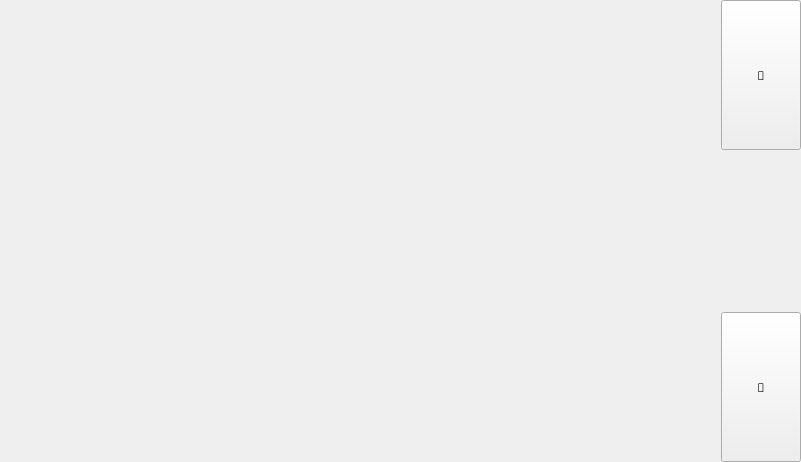
<?xml version="1.0" encoding="UTF-8"?>
<ui version="4.0">
 <class>Form</class>
 <widget class="QWidget" name="Form">
  <property name="geometry">
   <rect>
    <x>0</x>
    <y>0</y>
    <width>801</width>
    <height>462</height>
   </rect>
  </property>
  <property name="windowTitle">
   <string>Form</string>
  </property>
  <layout class="QGridLayout" name="gridLayout" columnstretch="1,0,0">
   <property name="leftMargin">
    <number>0</number>
   </property>
   <property name="topMargin">
    <number>0</number>
   </property>
   <property name="rightMargin">
    <number>0</number>
   </property>
   <property name="bottomMargin">
    <number>0</number>
   </property>
   <item row="0" column="0" rowspan="3">
    <widget class="ListMenuView" name="menu_view"/>
   </item>
   <item row="0" column="2">
    <widget class="QPushButton" name="accept_button">
     <property name="sizePolicy">
      <sizepolicy hsizetype="Minimum" vsizetype="Minimum">
       <horstretch>0</horstretch>
       <verstretch>0</verstretch>
      </sizepolicy>
     </property>
     <property name="font">
      <font>
       <family>FontAwesome</family>
      </font>
     </property>
     <property name="text">
      <string></string>
     </property>
    </widget>
   </item>
   <item row="2" column="2">
    <widget class="QPushButton" name="cancel_button">
     <property name="sizePolicy">
      <sizepolicy hsizetype="Minimum" vsizetype="Minimum">
       <horstretch>0</horstretch>
       <verstretch>0</verstretch>
      </sizepolicy>
     </property>
     <property name="font">
      <font>
       <family>FontAwesome</family>
      </font>
     </property>
     <property name="text">
      <string></string>
     </property>
    </widget>
   </item>
  </layout>
 </widget>
 <customwidgets>
  <customwidget>
   <class>ListMenuView</class>
   <extends>QWidget</extends>
   <header>epyq.listmenuview</header>
  </customwidget>
 </customwidgets>
 <resources/>
 <connections/>
</ui>
